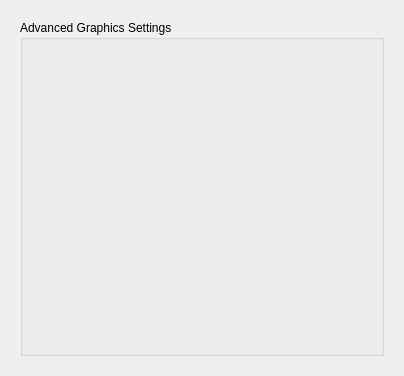
<?xml version="1.0" encoding="UTF-8"?>
<ui version="4.0">
 <class>ConfigureGraphicsAdvanced</class>
 <widget class="QWidget" name="ConfigureGraphicsAdvanced">
  <property name="geometry">
   <rect>
    <x>0</x>
    <y>0</y>
    <width>404</width>
    <height>376</height>
   </rect>
  </property>
  <property name="windowTitle">
   <string>Form</string>
  </property>
  <property name="accessibleName">
   <string>Advanced</string>
  </property>
  <layout class="QVBoxLayout" name="verticalLayout_1">
   <item>
    <widget class="QScrollArea" name="advanced_scroll_area">
     <property name="frameShape">
      <enum>QFrame::NoFrame</enum>
     </property>
     <property name="widgetResizable">
      <bool>true</bool>
     </property>
     <widget class="QWidget" name="advanced_scroll_contents">
      <layout class="QVBoxLayout" name="verticalLayout_2">
       <item>
        <widget class="QGroupBox" name="groupBox_1">
         <property name="title">
          <string>Advanced Graphics Settings</string>
         </property>
         <layout class="QVBoxLayout" name="verticalLayout_3">
          <item>
           <widget class="QWidget" name="populate_target" native="true">
            <layout class="QVBoxLayout" name="verticalLayout">
             <property name="leftMargin">
              <number>0</number>
             </property>
             <property name="topMargin">
              <number>0</number>
             </property>
             <property name="rightMargin">
              <number>0</number>
             </property>
             <property name="bottomMargin">
              <number>0</number>
             </property>
            </layout>
           </widget>
          </item>
         </layout>
        </widget>
       </item>
      </layout>
     </widget>
    </widget>
   </item>
  </layout>
 </widget>
 <resources/>
 <connections/>
</ui>
